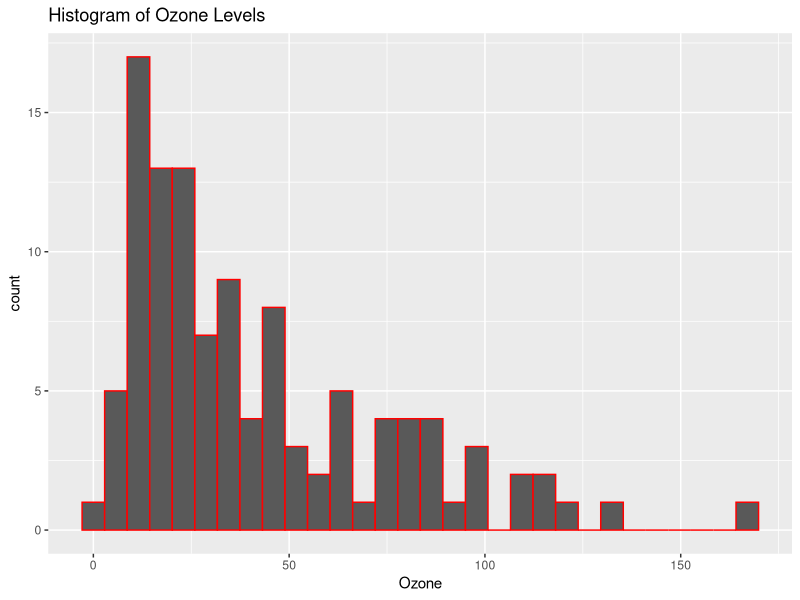
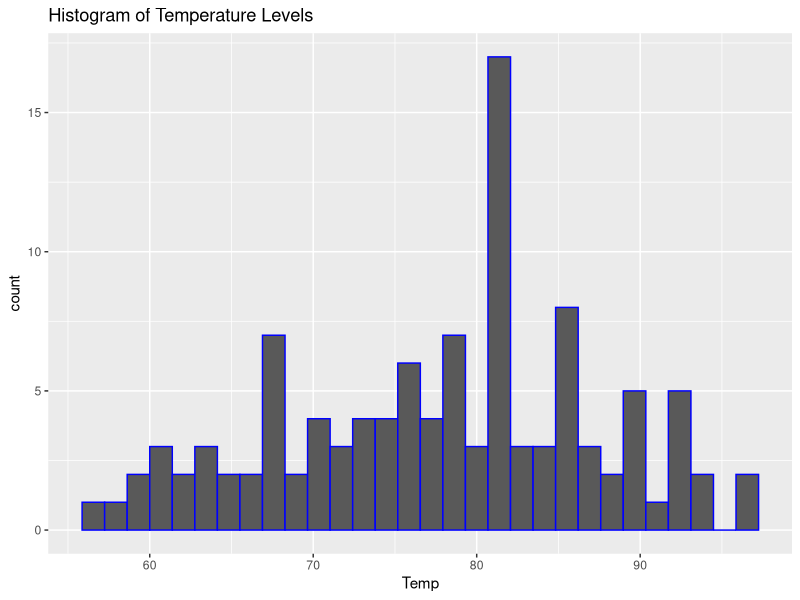
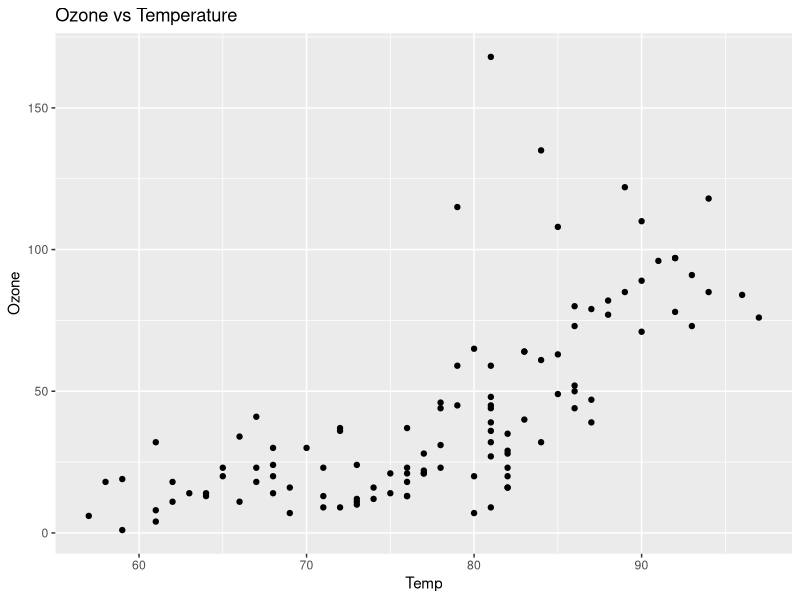
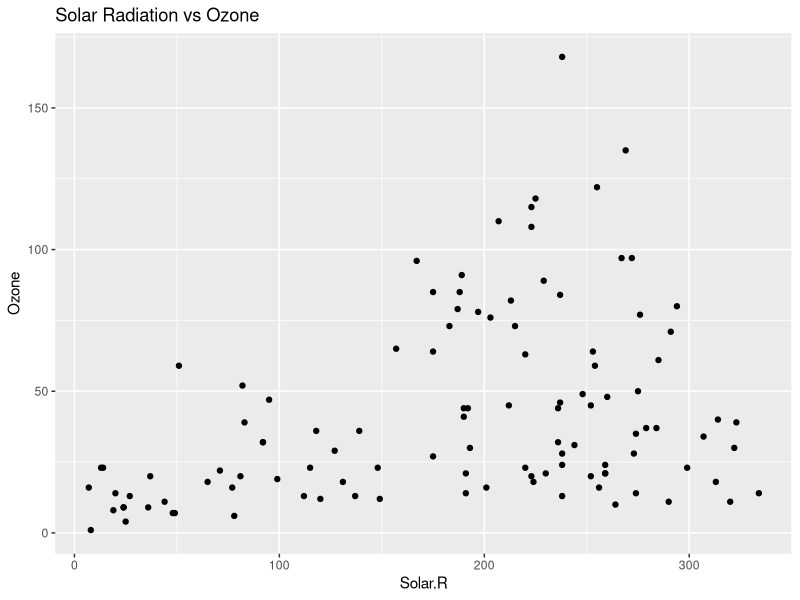
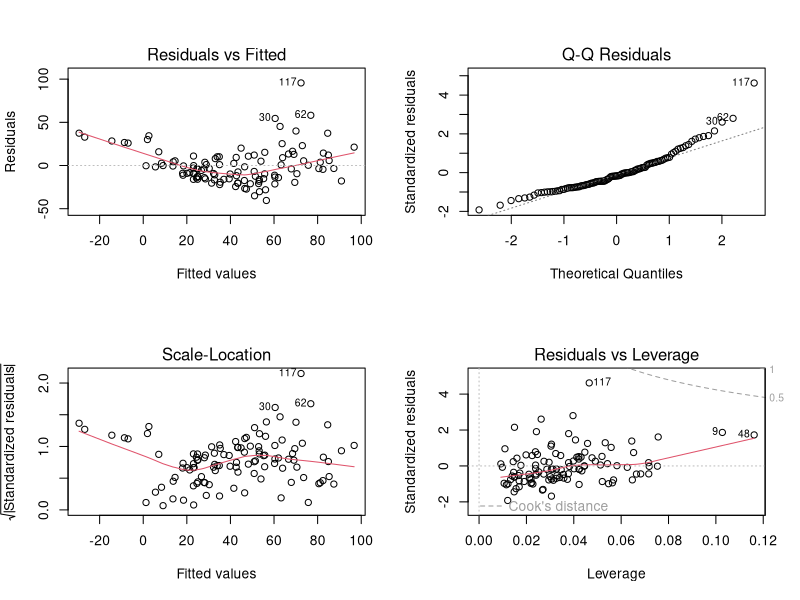

The R source for these figures, in order:
## ---- chunk 1
data("airquality")
str(airquality)
head(airquality)
## ---- chunk 2
sum(is.na(airquality$Ozone))  # Count of missing values
## ---- chunk 3
cleaned_data <- na.omit(airquality)
cleaned_data
## ---- chunk 4
library(ggplot2)
ggplot(cleaned_data,aes(Ozone)) +
  geom_histogram(bins = 30,colour = "red") +
  ggtitle("Histogram of Ozone Levels")
## ---- chunk 5
ggplot(cleaned_data,aes(Temp))+
  geom_histogram(bins = 30,colour = "blue") + 
  ggtitle("Histogram of Temperature Levels")
## ---- chunk 6
ggplot(cleaned_data,aes(Temp,Ozone)) +
  geom_point() +
  ggtitle("Ozone vs Temperature")
## ---- chunk 7
ggplot(cleaned_data,aes(Solar.R,Ozone)) +
  geom_point() +
  ggtitle("Solar Radiation vs Ozone ")
## ---- chunk 8
model <- lm(Ozone ~ Solar.R + Wind + Temp, data = cleaned_data)
summary(model)
## ---- chunk 9
par(mfrow = c(2, 2))
plot(model)
